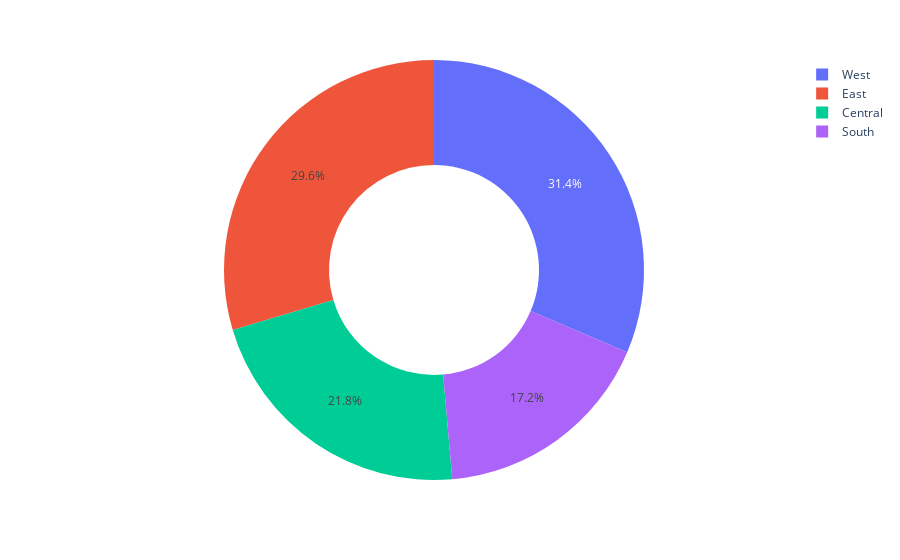

Source (notebook cell):
### Code cell
fig = px.pie(Top_region, labels='Region', values='Sales', hole=.5, names = 'Region')
# fig.update_layout(height = 800)
fig.show()

### Figure 1 — Plotly figure (JSON) as saved in the notebook; plotly's stock layout.template omitted (floating-point values rounded to 4 significant figures)
{"data": [{"domain": {"x": [0, 1], "y": [0, 1]}, "hole": 0.5, "hovertemplate": "Region=%{label}<br>Sales=%{value}<extra></extra>", "labels": ["West", "East", "Central", "South"], "legendgroup": "", "name": "", "showlegend": true, "type": "pie", "values": [710219, 669518, 492646, 389151]}], "layout": {"legend": {"tracegroupgap": 0}, "margin": {"t": 60}}}
